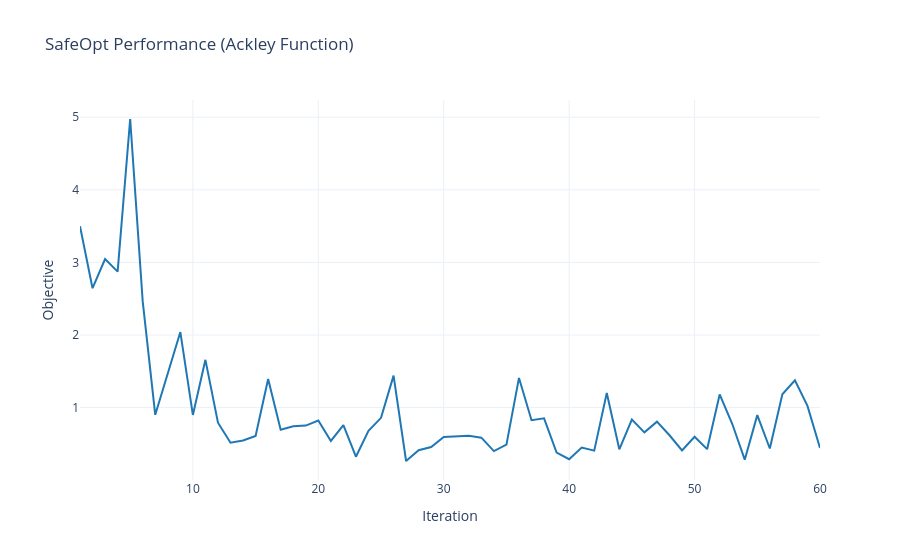

Notebook code cell kept with this figure:
### Code cell
import plotly.graph_objects as go
import numpy as np
import torch

def plot_safeopt_objective_plotly(y_safe: torch.Tensor, num_initial_samples: int):
    # 1. Extract only the objective values evaluated DURING the loop
    # We flatten the array so Plotly can read it easily as a 1D list
    y_evaluated = y_safe[num_initial_samples:].detach().cpu().numpy().flatten()
    iterations = np.arange(1, len(y_evaluated) + 1)

    # 2. Initialize the Plotly figure
    fig = go.Figure()

    # 3. Add the SafeOpt objective line (expect high fluctuations!)
    fig.add_trace(
        go.Scatter(
            x=iterations, 
            y=y_evaluated, 
            mode='lines', 
            name='SafeOpt',
            line=dict(color='#1f77b4')
        )
    )

    # 4. Add the dashed red line for the 'minimum value' benchmark (0.0 for Ackley)
    fig.add_trace(
        go.Scatter(
            x=[iterations, iterations[-1]], 
            y=[0.0, 0.0], 
            mode='lines', 
            name='minimum value',
            line=dict(color='firebrick', dash='dash')
        )
    )

    # 5. Format the layout to match the paper's style
    fig.update_layout(
        title='SafeOpt Performance (Ackley Function)',
        xaxis_title='Iteration',
        yaxis_title='Objective',
        template='plotly_white', # Gives a clean background similar to matplotlib
        legend=dict(
            yanchor="top",
            y=0.99,
            xanchor="right",
            x=0.99
        )
    )
    
    fig.show(renderer="vscode") 

plot_safeopt_objective_plotly(
    y_safe=y_safe,
    num_initial_samples=num_samples
)

### Figure 1 — Plotly figure (JSON) as saved in the notebook; plotly's stock layout.template omitted (floating-point values rounded to 4 significant figures)
{"data": [{"line": {"color": "#1f77b4"}, "mode": "lines", "name": "SafeOpt", "type": "scatter", "x": [1, 2, 3, 4, 5, 6, 7, 8, 9, 10, 11, 12, 13, 14, 15, 16, 17, 18, 19, 20, 21, 22, 23, 24, 25, 26, 27, 28, 29, 30, 31, 32, 33, 34, 35, 36, 37, 38, 39, 40, 41, 42, 43, 44, 45, 46, 47, 48, 49, 50, 51, 52, 53, 54, 55, 56, 57, 58, 59, 60], "y": [3.498, 2.645, 3.046, 2.873, 4.976, 2.462, 0.9004, 1.474, 2.041, 0.8987, 1.658, 0.7924, 0.5165, 0.5478, 0.6101, 1.394, 0.6951, 0.7442, 0.7519, 0.8213, 0.541, 0.7602, 0.3232, 0.6787, 0.8587, 1.441, 0.2644, 0.413, 0.4567, 0.5937, 0.5979, 0.6111, 0.5859, 0.4009, 0.4905, 1.409, 0.8262, 0.8523, 0.3811, 0.289, 0.4502, 0.4073, 1.2, 0.4252, 0.8341, 0.6587, 0.8068, 0.6188, 0.41, 0.5979, 0.4274, 1.181, 0.7773, 0.2823, 0.8964, 0.4364, 1.184, 1.376, 1.024, 0.4425]}, {"line": {"color": "firebrick", "dash": "dash"}, "mode": "lines", "name": "minimum value", "type": "scatter", "x": [[1, 2, 3, 4, 5, 6, 7, 8, 9, 10, 11, 12, 13, 14, 15, 16, 17, 18, 19, 20, 21, 22, 23, 24, 25, 26, 27, 28, 29, 30, 31, 32, 33, 34, 35, 36, 37, 38, 39, 40, 41, 42, 43, 44, 45, 46, 47, 48, 49, 50, 51, 52, 53, 54, 55, 56, 57, 58, 59, 60], 60], "y": [0, 0]}], "layout": {"legend": {"x": 0.99, "xanchor": "right", "y": 0.99, "yanchor": "top"}, "title": {"text": "SafeOpt Performance (Ackley Function)"}, "xaxis": {"title": {"text": "Iteration"}}, "yaxis": {"title": {"text": "Objective"}}}}
